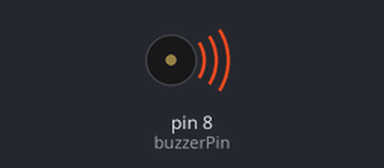
This sketch was run on a simulated Arduino Uno, built with avr-gcc and run on an emulated ATmega328P. On the bench: buzzer (waves = sounding).

Above: at 0.2 s.
At 10.0 s:
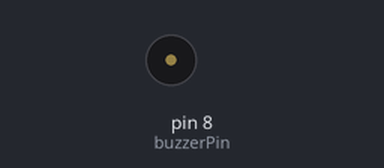
Timing chart, 0 to 16.6 s (numbered marks = the images above):
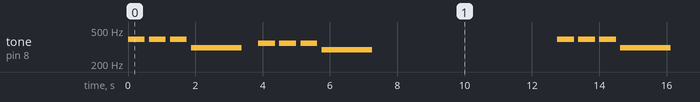

Measured:
- by itself, tone on pin 8 (buzzerPin): repeats every 12.8 s: 2 × (silent 0.13 s, 392 Hz 0.50 s), silent 0.13 s, 311 Hz 1.5 s, silent 0.50 s, 3 × (349 Hz 0.50 s, silent 0.13 s), 293 Hz 1.5 s, silent 5.5 s, 392 Hz 0.50 s

The sketch:

buzzerBeethoven.ino
```cpp
int buzzerPin = 8;

void setup() {
pinMode(buzzerPin, OUTPUT);
}

void loop() {
    play(392, 500);
    delay(125);
    play(392, 500);
    delay(125);
    play(392, 500);
    delay(125);
    play(311, 1500);
    delay(500);
    play(349, 500);
    delay(125);
    play(349, 500);
    delay(125);
    play(349, 500);
    delay(125);
    play(293, 1500);
    delay(500);
    delay(5000);
}

void play(int frequency, int duration) {
  tone(buzzerPin,frequency, duration);
  delay(duration);
}
```
